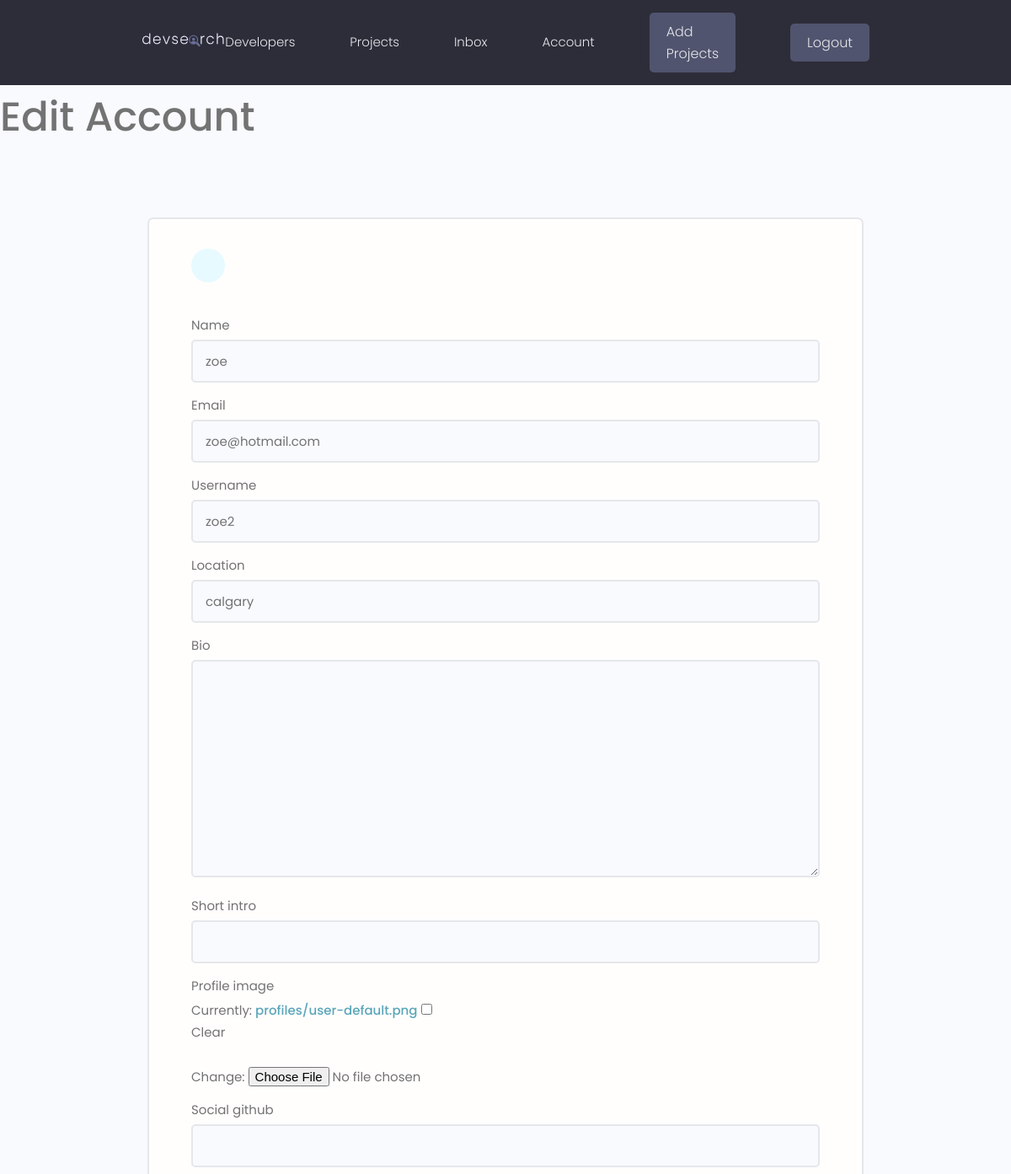
The page /edit-account (signed in, upper part) on the database as committed earlier.
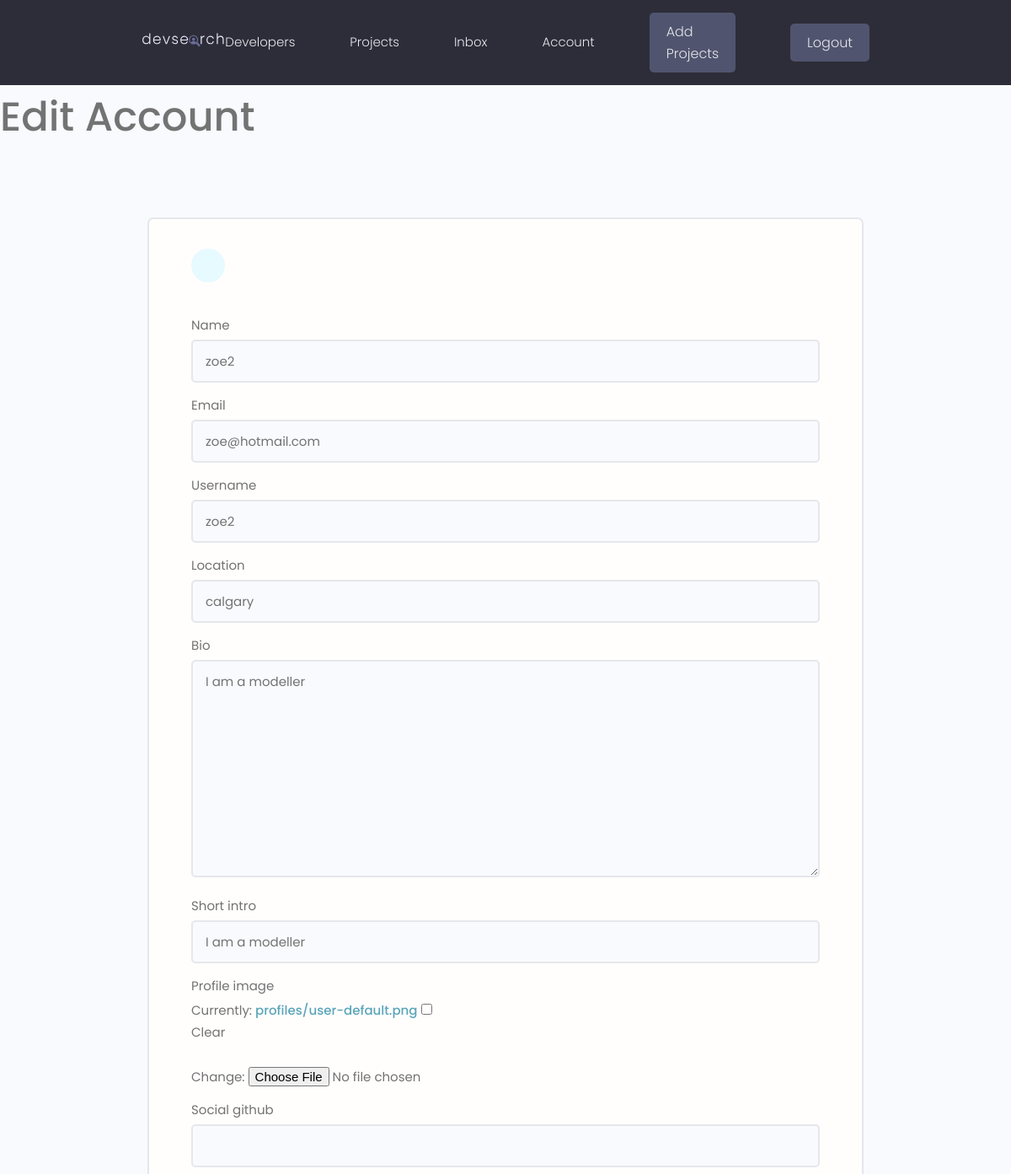
The same page on the database as committed later.
### users/models.py (models this page shows, shortened)
class Profile(models.Model):
    user = models.OneToOneField(
        User, on_delete=models.CASCADE, null=True, blank=True)
    name = models.CharField(max_length=200, blank=True, null=True)
    email = models.EmailField(max_length=500, blank=True, null=True)
    username = models.CharField(max_length=200, blank=True, null=True)
    location = models.CharField(max_length=200, blank=True, null=True)
    short_intro = models.CharField(max_length=200, blank=True, null=True)
    bio = models.TextField(blank=True, null=True)
    profile_image = models.ImageField(
        null=True, blank=True, upload_to='profiles/', default="profiles/user-default.png")
    social_github = models.CharField(max_length=200, blank=True, null=True)
    social_twitter = models.CharField(max_length=200, blank=True, null=True)
    social_linkedin = models.CharField(max_length=200, blank=True, null=True)
    social_youtube = models.CharField(max_length=200, blank=True, null=True)
    social_website = models.CharField(max_length=200, blank=True, null=True)
    created = models.DateTimeField(auto_now_add=True)
    id = models.UUIDField(default=uuid.uuid4, unique=True,
                          primary_key=True, editable=False)

### users/views.py (the view)
# urls.py: path('edit-account', views.editAccount, name="edit-account"),
@login_required(login_url='login')
def editAccount(request):
    profile = request.user.profile
    form = ProfileForm(instance=profile)
    if request.method == 'POST':
        form = ProfileForm(request.POST, request.FILES, instance=profile)
        if form.is_valid():
            form.save()
            return redirect('account')
    context = {'form': form}
    return render(request, 'users/profile_form.html', context)

### users/form.py
class ProfileForm(ModelForm):
    class Meta:
        model = Profile
        fields = ['name', 'email', 'username', 'location',
                  'bio', 'short_intro', 'profile_image',
                  'social_github', 'social_linkedin', 'social_twitter',
                  'social_youtube', 'social_website', ]
    def __init__(self, *args, **kwargs):
        super(ProfileForm, self).__init__(*args, **kwargs)
        for name, field in self.fields.items():
            field.widget.attrs.update(
                {'class': 'input'},
            )

### users/templates/users/profile_form.html (shortened to what this page needs)
{% extends 'main.html' %}
{% block content %}
<h1>Edit Account</h1>
<main class="formPage my-xl">
    <div class="content-box">
        <div class="formWrapper">
            <a class="backButton" href="{% url 'account' %}"></a>
            <br>
            <form class="form" method="POST" action="{% url 'edit-account' %}", enctype="multipart/form-data">
                {%for field in form %}
                <div class="form__field">
                    <label for="formInput#text">{{field.label}} </label>
                    {{field}}
                </div>
                {% endfor %}
            </form>
        </div>
    </div>
</main>
{% endblock content %}

Rows that differ between the two databases and show on the page:
changed Profile "zoe2": name "zoe" → "zoe2"; bio (not shown) → "I am a modeller"; short_intro (not shown) → "I am a modeller"
